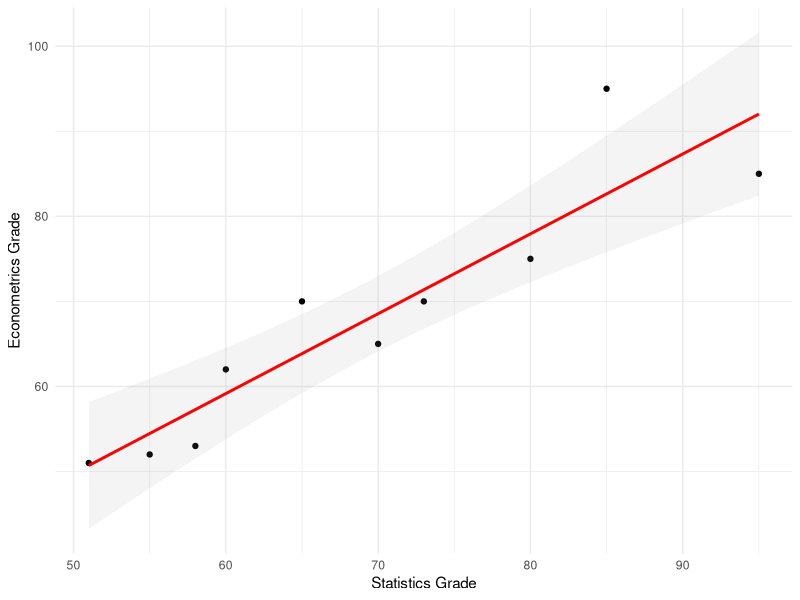
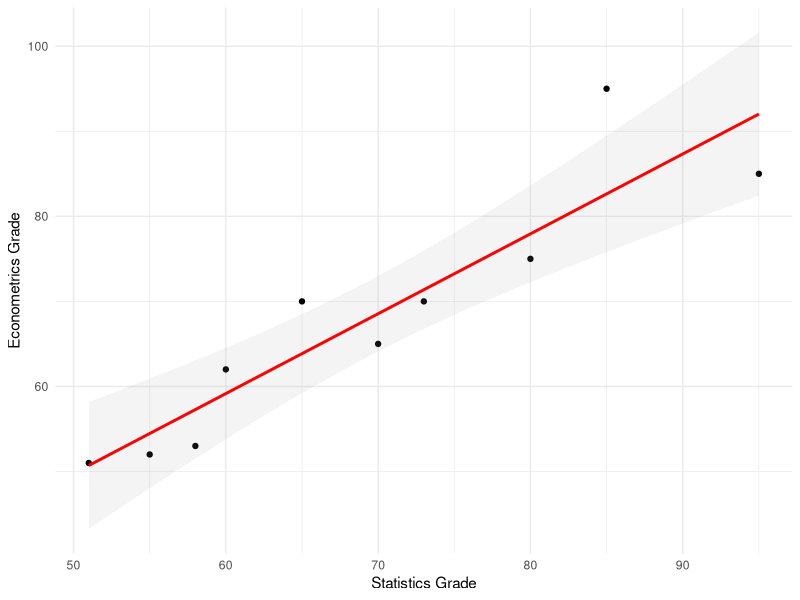

Here is the R script that generated these plots, in order:
## ---- chunk 1
knitr::opts_chunk$set(echo = FALSE)
knitr::opts_chunk$set(fig.height=4)
knitr::opts_chunk$set(fig.width=10)
## ---- chunk 2
library(ggplot2)
student_id = c(1,2,3,4,5)
x = c(95,85,80,73,70,65,60,58,55,51)
y = c(85,95,75,70,65,70,62,53,52,51)
grades_df = data.frame(student_id, x, y)
ggplot(grades_df, aes(x, y)) + 
  geom_point() + labs(x="Statistics Grade", y="Econometrics Grade") + geom_smooth(
    method="lm", colour="red", se=T, alpha=0.1) + theme_minimal()
## ---- chunk 3
resid = summary(lm(y~x, data=grades_df))$residuals; resid
round(sum(resid))
## ---- chunk 4
student_id = c(seq(1:10))
x = c(95,85,80,73,70,65,60,58,55,51)
y = c(85,95,75,70,65,70,62,53,52,51)
grades_df = data.frame(student_id, x, y)
## ---- chunk 5
library(ggplot2)
student_id = c(seq(1:10))
x = c(95,85,80,73,70,65,60,58,55,51)
y = c(85,95,75,70,65,70,62,53,52,51)
grades_df = data.frame(student_id, x, y)
ggplot(grades_df, aes(x, y)) + 
  geom_point() + labs(x="Statistics Grade", y="Econometrics Grade") + geom_smooth(
    method="lm", colour="red", se=T, alpha=0.1) + theme_minimal()
## ---- chunk 6
m1 = lm(y~x, data=grades_df)
summary(m1)
## ---- chunk 7
summary(lm(y~x, data=grades_df))$coefficients
